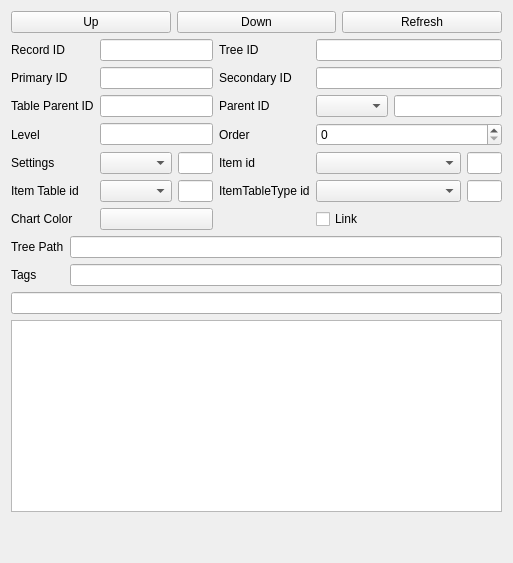
                  <widget class="QWidget" name="tab_19">
                   <attribute name="title">
                    <string>Details</string>
                   </attribute>
                   <layout class="QVBoxLayout" name="verticalLayout_36">
                    <item>
                     <layout class="QGridLayout" name="gridLayout_2">
                      <item row="0" column="1">
                       <widget class="QPushButton" name="MoveItemDown">
                        <property name="text">
                         <string>Down</string>
                        </property>
                       </widget>
                      </item>
                      <item row="0" column="0">
                       <widget class="QPushButton" name="MoveItemUp">
                        <property name="text">
                         <string>Up</string>
                        </property>
                       </widget>
                      </item>
                      <item row="0" column="2">
                       <widget class="QPushButton" name="cmdTreeViewRefresh">
                        <property name="text">
                         <string>Refresh</string>
                        </property>
                       </widget>
                      </item>
                     </layout>
                    </item>
                    <item>
                     <layout class="QGridLayout" name="gridLayout_9">
                      <item row="2" column="3">
                       <layout class="QHBoxLayout" name="horizontalLayout_135">
                        <item>
                         <widget class="QComboBox" name="cmbParentItemID_2"/>
                        </item>
                        <item>
                         <widget class="QLineEdit" name="txtParentItemID"/>
                        </item>
                       </layout>
                      </item>
                      <item row="4" column="0">
                       <widget class="QLabel" name="label_88">
                        <property name="text">
                         <string>Settings</string>
                        </property>
                       </widget>
                      </item>
                      <item row="4" column="1">
                       <layout class="QHBoxLayout" name="horizontalLayout_63">
                        <item>
                         <widget class="QComboBox" name="cmbTreeSetting"/>
                        </item>
                        <item>
                         <widget class="QLineEdit" name="txtTreeItemMasterTable_2">
                          <property name="maximumSize">
                           <size>
                            <width>35</width>
                            <height>16777215</height>
                           </size>
                          </property>
                         </widget>
                        </item>
                       </layout>
                      </item>
                      <item row="0" column="3">
                       <widget class="QLineEdit" name="txtTreeItemID"/>
                      </item>
                      <item row="5" column="0">
                       <widget class="QLabel" name="label_95">
                        <property name="text">
                         <string>Item Table id</string>
                        </property>
                       </widget>
                      </item>
                      <item row="2" column="1">
                       <widget class="QLineEdit" name="txtTreeParentItemID"/>
                      </item>
                      <item row="3" column="2">
                       <widget class="QLabel" name="label_53">
                        <property name="text">
                         <string>Order</string>
                        </property>
                       </widget>
                      </item>
                      <item row="3" column="3">
                       <widget class="QSpinBox" name="txtTreeItemOrder"/>
                      </item>
                      <item row="7" column="3">
                       <widget class="QCheckBox" name="chkETLink">
                        <property name="text">
                         <string>Link</string>
                        </property>
                       </widget>
                      </item>
                      <item row="0" column="2">
                       <widget class="QLabel" name="label_62">
                        <property name="text">
                         <string>Tree ID</string>
                        </property>
                       </widget>
                      </item>
                      <item row="1" column="2">
                       <widget class="QLabel" name="label_97">
                        <property name="text">
                         <string>Secondary ID</string>
                        </property>
                       </widget>
                      </item>
                      <item row="1" column="3">
                       <widget class="QLineEdit" name="txtSecondaryGroupID"/>
                      </item>
                      <item row="1" column="0">
                       <widget class="QLabel" name="label_96">
                        <property name="text">
                         <string>Primary ID</string>
                        </property>
                       </widget>
                      </item>
                      <item row="7" column="0">
                       <widget class="QLabel" name="label_63">
                        <property name="text">
                         <string>Chart Color</string>
                        </property>
                       </widget>
                      </item>
                      <item row="5" column="1">
                       <layout class="QHBoxLayout" name="horizontalLayout_137">
                        <item>
                         <widget class="QComboBox" name="cmbTreeItemTable_id_3"/>
                        </item>
                        <item>
                         <widget class="QLineEdit" name="txtTreeItemTable_id_3">
                          <property name="maximumSize">
                           <size>
                            <width>35</width>
                            <height>16777215</height>
                           </size>
                          </property>
                         </widget>
                        </item>
                       </layout>
                      </item>
                      <item row="4" column="2">
                       <widget class="QLabel" name="label_91">
                        <property name="text">
                         <string>Item id</string>
                        </property>
                       </widget>
                      </item>
                      <item row="3" column="0">
                       <widget class="QLabel" name="label_64">
                        <property name="text">
                         <string>Level</string>
                        </property>
                       </widget>
                      </item>
                      <item row="1" column="1">
                       <widget class="QLineEdit" name="txtPrimaryGroupID"/>
                      </item>
                      <item row="3" column="1">
                       <widget class="QLineEdit" name="txtTreeItemLevel"/>
                      </item>
                      <item row="4" column="3">
                       <layout class="QHBoxLayout" name="horizontalLayout_136">
                        <item>
                         <widget class="QComboBox" name="cmbTreeItem_id_2"/>
                        </item>
                        <item>
                         <widget class="QLineEdit" name="txtTreeItem_id_2">
                          <property name="maximumSize">
                           <size>
                            <width>35</width>
                            <height>16777215</height>
                           </size>
                          </property>
                         </widget>
                        </item>
                       </layout>
                      </item>
                      <item row="2" column="2">
                       <widget class="QLabel" name="label_68">
                        <property name="text">
                         <string>Parent ID</string>
                        </property>
                       </widget>
                      </item>
                      <item row="2" column="0">
                       <widget class="QLabel" name="label_69">
                        <property name="text">
                         <string>Table Parent ID</string>
                        </property>
                       </widget>
                      </item>
                      <item row="5" column="2">
                       <widget class="QLabel" name="label_92">
                        <property name="text">
                         <string>ItemTableType id</string>
                        </property>
                       </widget>
                      </item>
                      <item row="0" column="1">
                       <widget class="QLineEdit" name="txtTableItemID"/>
                      </item>
                      <item row="7" column="1">
                       <widget class="QPushButton" name="cmdEventGroupColor_2">
                        <property name="text">
                         <string/>
                        </property>
                       </widget>
                      </item>
                      <item row="0" column="0">
                       <widget class="QLabel" name="label_70">
                        <property name="text">
                         <string>Record ID</string>
                        </property>
                       </widget>
                      </item>
                      <item row="5" column="3">
                       <layout class="QHBoxLayout" name="horizontalLayout_138">
                        <item>
                         <widget class="QComboBox" name="cmbTreeTableType_id_2"/>
                        </item>
                        <item>
                         <widget class="QLineEdit" name="txtTreeTableType_id_2">
                          <property name="maximumSize">
                           <size>
                            <width>35</width>
                            <height>16777215</height>
                           </size>
                          </property>
                         </widget>
                        </item>
                       </layout>
                      </item>
                     </layout>
                    </item>
                    <item>
                     <layout class="QFormLayout" name="formLayout_15">
                      <property name="fieldGrowthPolicy">
                       <enum>QFormLayout::AllNonFixedFieldsGrow</enum>
                      </property>
                      <item row="1" column="0">
                       <widget class="QLabel" name="label_24">
                        <property name="text">
                         <string>Tree Path</string>
                        </property>
                       </widget>
                      </item>
                      <item row="1" column="1">
                       <widget class="QLineEdit" name="txtTreePath"/>
                      </item>
                      <item row="2" column="0">
                       <widget class="QLabel" name="label_38">
                        <property name="text">
                         <string>Tags</string>
                        </property>
                       </widget>
                      </item>
                      <item row="2" column="1">
                       <widget class="QLineEdit" name="txtTagPath"/>
                      </item>
                     </layout>
                    </item>
                    <item>
                     <layout class="QVBoxLayout" name="verticalLayout_37">
                      <property name="topMargin">
                       <number>0</number>
                      </property>
                      <item>
                       <widget class="QLineEdit" name="txtSecondaryFilter"/>
                      </item>
                      <item>
                       <widget class="QListView" name="lstSecondarySearch"/>
                      </item>
                     </layout>
                    </item>
                    <item>
                     <spacer name="verticalSpacer_3">
                      <property name="orientation">
                       <enum>Qt::Vertical</enum>
                      </property>
                      <property name="sizeHint" stdset="0">
                       <size>
                        <width>20</width>
                        <height>40</height>
                       </size>
                      </property>
                     </spacer>
                    </item>
                   </layout>
                  </widget>
